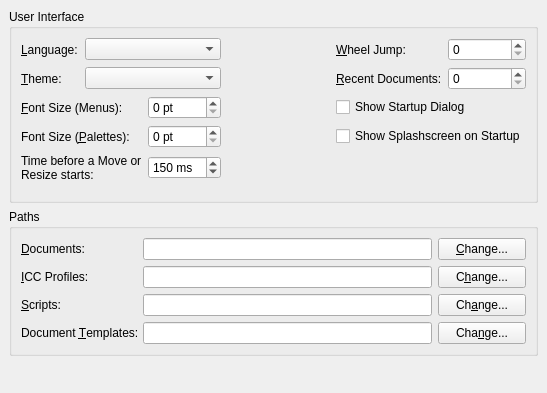
<ui version="4.0" >
 <author>Petr Vanek &lt;petr@scribus.info></author>
 <comment>General prefs panel</comment>
 <class>TabGeneral</class>
 <widget class="QWidget" name="TabGeneral" >
  <property name="geometry" >
   <rect>
    <x>0</x>
    <y>0</y>
    <width>547</width>
    <height>393</height>
   </rect>
  </property>
  <property name="windowTitle" >
   <string>TabGeneralBase</string>
  </property>
  <layout class="QGridLayout" >
   <property name="margin" >
    <number>9</number>
   </property>
   <property name="spacing" >
    <number>6</number>
   </property>
   <item row="0" column="0" >
    <widget class="QGroupBox" name="groupBox1" >
     <property name="title" >
      <string>User Interface</string>
     </property>
     <layout class="QGridLayout" >
      <property name="margin" >
       <number>9</number>
      </property>
      <property name="spacing" >
       <number>6</number>
      </property>
      <item row="1" column="4" >
       <widget class="QLabel" name="textLabel6" >
        <property name="text" >
         <string>&amp;Recent Documents:</string>
        </property>
        <property name="wordWrap" >
         <bool>false</bool>
        </property>
        <property name="buddy" >
         <cstring>recentDocs</cstring>
        </property>
       </widget>
      </item>
      <item row="1" column="5" >
       <widget class="QSpinBox" name="recentDocs" />
      </item>
      <item row="0" column="5" >
       <widget class="QSpinBox" name="wheelJumpSpin" />
      </item>
      <item row="0" column="4" >
       <widget class="QLabel" name="textLabel5" >
        <property name="text" >
         <string>&amp;Wheel Jump:</string>
        </property>
        <property name="wordWrap" >
         <bool>false</bool>
        </property>
        <property name="buddy" >
         <cstring>wheelJumpSpin</cstring>
        </property>
       </widget>
      </item>
      <item rowspan="2" row="4" column="4" colspan="2" >
       <spacer>
        <property name="orientation" >
         <enum>Qt::Vertical</enum>
        </property>
        <property name="sizeType" >
         <enum>QSizePolicy::Expanding</enum>
        </property>
        <property name="sizeHint" >
         <size>
          <width>20</width>
          <height>5</height>
         </size>
        </property>
       </spacer>
      </item>
      <item row="3" column="4" colspan="2" >
       <widget class="QCheckBox" name="showSplashCheckBox" >
        <property name="text" >
         <string>Show Splashscreen on Startup</string>
        </property>
        <property name="shortcut" >
         <string/>
        </property>
       </widget>
      </item>
      <item row="2" column="4" colspan="2" >
       <widget class="QCheckBox" name="startUpDialog" >
        <property name="text" >
         <string>Show Startup Dialog</string>
        </property>
       </widget>
      </item>
      <item row="3" column="2" >
       <widget class="QSpinBox" name="GTFsize" >
        <property name="suffix" >
         <string> pt</string>
        </property>
       </widget>
      </item>
      <item row="2" column="0" colspan="2" >
       <widget class="QLabel" name="textLabel4" >
        <property name="text" >
         <string>&amp;Font Size (Menus):</string>
        </property>
        <property name="wordWrap" >
         <bool>false</bool>
        </property>
        <property name="buddy" >
         <cstring>GFsize</cstring>
        </property>
       </widget>
      </item>
      <item row="3" column="0" colspan="2" >
       <widget class="QLabel" name="textLabel4_2" >
        <property name="text" >
         <string>Font Size (&amp;Palettes):</string>
        </property>
        <property name="wordWrap" >
         <bool>false</bool>
        </property>
        <property name="buddy" >
         <cstring>GTFsize</cstring>
        </property>
       </widget>
      </item>
      <item row="4" column="0" colspan="2" >
       <widget class="QLabel" name="textLabel3" >
        <property name="text" >
         <string>Time before a Move or Resize starts:</string>
        </property>
        <property name="wordWrap" >
         <bool>true</bool>
        </property>
        <property name="buddy" >
         <cstring>showSplashCheckBox</cstring>
        </property>
       </widget>
      </item>
      <item row="2" column="2" >
       <widget class="QSpinBox" name="GFsize" >
        <property name="suffix" >
         <string> pt</string>
        </property>
       </widget>
      </item>
      <item row="4" column="2" >
       <widget class="QSpinBox" name="spinTimeout" >
        <property name="suffix" >
         <string> ms</string>
        </property>
        <property name="maximum" >
         <number>1500</number>
        </property>
        <property name="minimum" >
         <number>10</number>
        </property>
        <property name="singleStep" >
         <number>10</number>
        </property>
        <property name="value" >
         <number>150</number>
        </property>
       </widget>
      </item>
      <item row="1" column="0" >
       <widget class="QLabel" name="textLabel2" >
        <property name="text" >
         <string>&amp;Theme:</string>
        </property>
        <property name="wordWrap" >
         <bool>false</bool>
        </property>
        <property name="buddy" >
         <cstring>GUICombo</cstring>
        </property>
       </widget>
      </item>
      <item row="1" column="1" colspan="2" >
       <widget class="QComboBox" name="GUICombo" />
      </item>
      <item row="0" column="0" >
       <widget class="QLabel" name="textLabel1" >
        <property name="text" >
         <string>&amp;Language:</string>
        </property>
        <property name="wordWrap" >
         <bool>false</bool>
        </property>
        <property name="buddy" >
         <cstring>guiLangCombo</cstring>
        </property>
       </widget>
      </item>
      <item row="0" column="1" colspan="2" >
       <widget class="QComboBox" name="guiLangCombo" />
      </item>
      <item row="5" column="0" colspan="2" >
       <spacer>
        <property name="orientation" >
         <enum>Qt::Vertical</enum>
        </property>
        <property name="sizeType" >
         <enum>QSizePolicy::Expanding</enum>
        </property>
        <property name="sizeHint" >
         <size>
          <width>20</width>
          <height>3</height>
         </size>
        </property>
       </spacer>
      </item>
      <item rowspan="2" row="2" column="3" >
       <spacer>
        <property name="orientation" >
         <enum>Qt::Horizontal</enum>
        </property>
        <property name="sizeType" >
         <enum>QSizePolicy::MinimumExpanding</enum>
        </property>
        <property name="sizeHint" >
         <size>
          <width>4</width>
          <height>20</height>
         </size>
        </property>
       </spacer>
      </item>
     </layout>
    </widget>
   </item>
   <item row="1" column="0" >
    <widget class="QGroupBox" name="groupBox2" >
     <property name="title" >
      <string>Paths</string>
     </property>
     <layout class="QGridLayout" >
      <property name="margin" >
       <number>9</number>
      </property>
      <property name="spacing" >
       <number>6</number>
      </property>
      <item row="2" column="1" >
       <widget class="QLineEdit" name="ScriptPfad" >
        <property name="minimumSize" >
         <size>
          <width>268</width>
          <height>0</height>
         </size>
        </property>
       </widget>
      </item>
      <item row="0" column="1" >
       <widget class="QLineEdit" name="Docs" >
        <property name="minimumSize" >
         <size>
          <width>268</width>
          <height>0</height>
         </size>
        </property>
       </widget>
      </item>
      <item row="1" column="1" >
       <widget class="QLineEdit" name="ProPfad" >
        <property name="minimumSize" >
         <size>
          <width>268</width>
          <height>0</height>
         </size>
        </property>
       </widget>
      </item>
      <item row="0" column="2" >
       <widget class="QPushButton" name="FileC" >
        <property name="minimumSize" >
         <size>
          <width>88</width>
          <height>0</height>
         </size>
        </property>
        <property name="text" >
         <string>&amp;Change...</string>
        </property>
        <property name="shortcut" >
         <string>Alt+C</string>
        </property>
       </widget>
      </item>
      <item row="1" column="2" >
       <widget class="QPushButton" name="FileC2" >
        <property name="text" >
         <string>C&amp;hange...</string>
        </property>
        <property name="shortcut" >
         <string>Alt+H</string>
        </property>
       </widget>
      </item>
      <item row="2" column="0" >
       <widget class="QLabel" name="textLabel9" >
        <property name="text" >
         <string>&amp;Scripts:</string>
        </property>
        <property name="wordWrap" >
         <bool>false</bool>
        </property>
        <property name="buddy" >
         <cstring>ScriptPfad</cstring>
        </property>
       </widget>
      </item>
      <item row="3" column="1" >
       <widget class="QLineEdit" name="DocumentTemplateDir" >
        <property name="minimumSize" >
         <size>
          <width>268</width>
          <height>0</height>
         </size>
        </property>
       </widget>
      </item>
      <item row="3" column="2" >
       <widget class="QPushButton" name="FileC4" >
        <property name="text" >
         <string>Cha&amp;nge...</string>
        </property>
        <property name="shortcut" >
         <string>Alt+N</string>
        </property>
       </widget>
      </item>
      <item row="1" column="0" >
       <widget class="QLabel" name="textLabel8" >
        <property name="text" >
         <string>&amp;ICC Profiles:</string>
        </property>
        <property name="wordWrap" >
         <bool>false</bool>
        </property>
        <property name="buddy" >
         <cstring>ProPfad</cstring>
        </property>
       </widget>
      </item>
      <item row="0" column="0" >
       <widget class="QLabel" name="textLabel7" >
        <property name="text" >
         <string>&amp;Documents:</string>
        </property>
        <property name="wordWrap" >
         <bool>false</bool>
        </property>
        <property name="buddy" >
         <cstring>Docs</cstring>
        </property>
       </widget>
      </item>
      <item row="3" column="0" >
       <widget class="QLabel" name="textLabel10" >
        <property name="text" >
         <string>Document &amp;Templates:</string>
        </property>
        <property name="wordWrap" >
         <bool>false</bool>
        </property>
        <property name="buddy" >
         <cstring>DocumentTemplateDir</cstring>
        </property>
       </widget>
      </item>
      <item row="2" column="2" >
       <widget class="QPushButton" name="FileC3" >
        <property name="text" >
         <string>Ch&amp;ange...</string>
        </property>
        <property name="shortcut" >
         <string>Alt+A</string>
        </property>
       </widget>
      </item>
     </layout>
    </widget>
   </item>
   <item row="2" column="0" >
    <spacer>
     <property name="orientation" >
      <enum>Qt::Vertical</enum>
     </property>
     <property name="sizeType" >
      <enum>QSizePolicy::Expanding</enum>
     </property>
     <property name="sizeHint" >
      <size>
       <width>51</width>
       <height>51</height>
      </size>
     </property>
    </spacer>
   </item>
  </layout>
 </widget>
 <layoutdefault spacing="6" margin="11" />
 <resources/>
 <connections/>
</ui>
